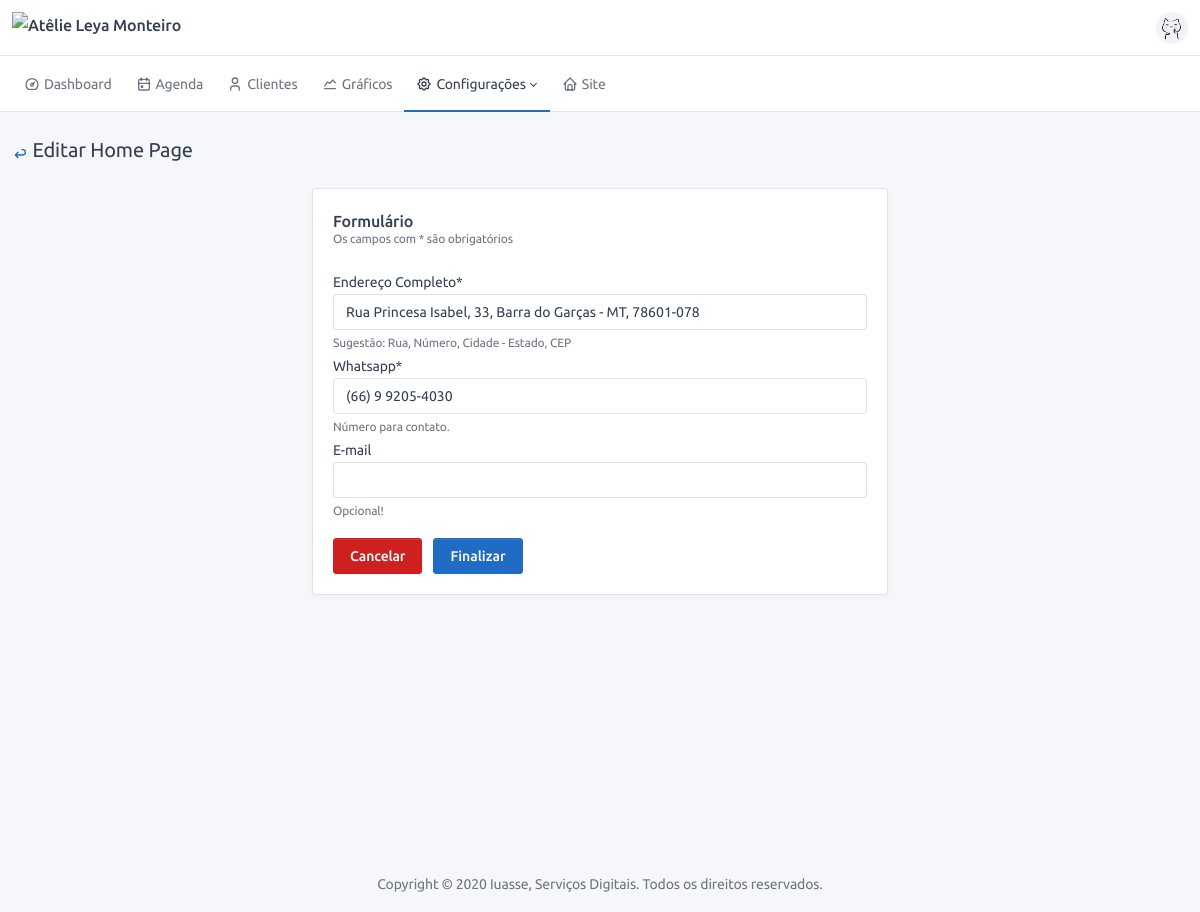
Page /config/homepage/1/edit/ (signed in) on the committed database.
### config/models.py (models this page shows, shortened)
class HomePage(BaseModel):
    address = models.CharField("Endereço Completo", max_length=255,
                               help_text="Sugestão: Rua, Número, Cidade - Estado, CEP")
    whatsapp = models.CharField("Whatsapp", max_length=16, help_text="Número para contato.")
    email = models.EmailField("E-mail", help_text="Opcional!", blank=True, null=True)
    def get_absolute_url(self):
        return reverse_lazy(f'{self._meta.app_label}:{self._meta.model_name}:view')

### config/views.py (the view)
# urls.py: path('<int:pk>/edit/', HomePageEdit.as_view(), name='edit'),
class HomePageEdit(LoginRequiredMixin, PermissionRequiredMixin, UpdateView):
    model = HomePage
    form_class = HomePageForm
    template_name = 'config/homepage/form.html'
    permission_required = 'config.edit_homepage'
    success_url = reverse_lazy('config:homepage:view')
    title = TITLE_EDIT_CONFIG_HOMEPAGE
    subtitle = SUBTITLE_VIEW_CONFIG_HOMEPAGE

### config/forms.py
class HomePageForm(forms.ModelForm):
    layout = Layout(
        Row(
            Field('address'),
            Field('whatsapp'),
            Field('email'),
        ),
    )
    def __init__(self, *args, **kwargs):
        super().__init__(*args, **kwargs)
        self.disable_csrf = True
        self.helper = FormHelper()
        self.helper.form_tag = False
        self.helper.layout = self.layout
        self.helper.form_class = 'form-control'
    class Meta:
        model = HomePage
        fields = ['address', 'whatsapp', 'email']

### base/models.py (called while the page is built)
    @property
    def get_delete_url(self):
        return reverse('{}:{}:delete'.format(self._meta.app_label, self._meta.model_name), kwargs={'pk': self.pk})

### frontend/templates/config/homepage/form.html (shortened to what this page needs)
{% extends 'base.html' %}
{% load crispy_forms_tags %}
{% load static %}
{% block content %}
<div class="container-xl">
    <div class="page-header">
        <div class="row align-items-center">
            <div class="col-auto">
                <h2 class="page-title">
                    <a data-toggle="tooltip"
                       href="{% if object %} {{object.get_absolute_url}} {% else %} {{view.get_back_url}} {% endif %}"
                       title="{{TOOLTIP_BACK}}">
                        <span class="text-primary">{{ICON_ARROW_BACK|safe}}</span>
                    </a>
                    {{view.title}}
                </h2>
            </div>
        </div>
    </div>
    <div class="row align-items-center">
        <div class="col-lg-6 ml-auto mr-auto">
            <div class="card">
                <div class="card-body">
                    <h3 class="card-title">Formulário</h3>
                    <div class="card-subtitle">Os campos com * são obrigatórios</div>
                    <form action="" enctype="multipart/form-data" method="post">
                        {% crispy form %}
                        <div class="form-row">
                            <div class="pull-right mt-3">
                                <a class="btn btn-danger mr-2"
                                   href="{% if object %} {{object.get_absolute_url}} {% else %} {{view.get_back_url}} {% endif %}"
                                   type="button">
                                    Cancelar
                                </a>
                                <button class="btn btn-primary" type="submit">Finalizar</button>
                            </div>
                        </div>
                    </form>
                </div>
            </div>
        </div>
    </div>
</div>
{% endblock %}

### frontend/templates/base.html (style rules this page uses)
body { display: none; }

### rows in the picture
HomePage: address "Rua Princesa Isabel, 33, Barra do Garças - MT, 78601-078", whatsapp "(66) 9 9205-4030"

### other values in the picture
{{ view.title }} "Editar Home Page"
